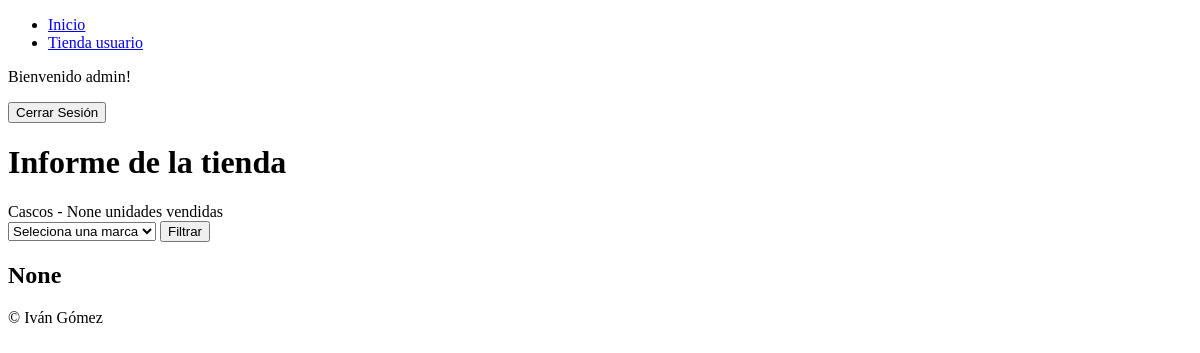
The page /tienda/informes (signed in) on the database as committed earlier.
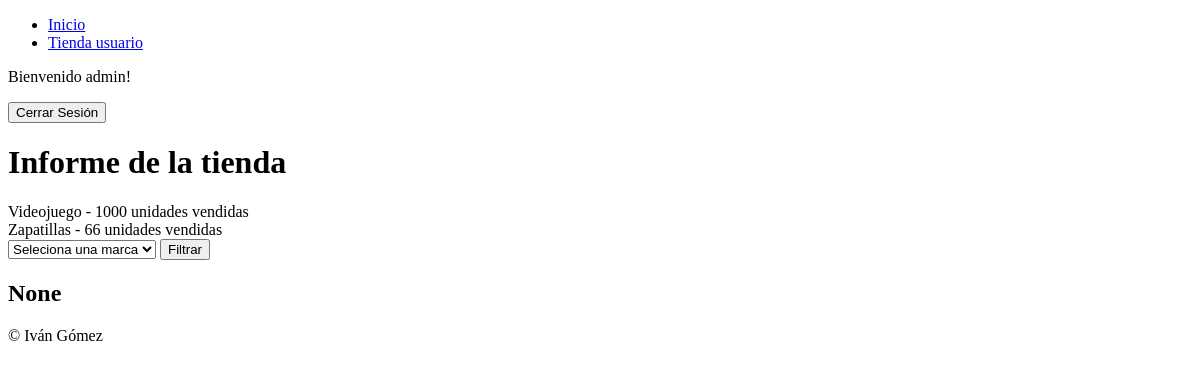
The same page on the database as committed later.
### core/models.py (models this page shows, shortened)
class Producto(models.Model):
    nombre = models.CharField(max_length=50)
    modelo = models.CharField(max_length=75)
    unidades = models.IntegerField()
    precio = models.DecimalField(decimal_places=2, max_digits=4)
    vip = models.BooleanField(default=False)
    usuario = models.ManyToManyField(UsuarioTienda, through='Compra')
    marca = models.ForeignKey(Marca, on_delete=models.SET_NULL, null=True, blank=True, related_name='productos')

### core/views.py (the view)
# urls.py: path('tienda/informes', informes, name='informes')
@user_passes_test(user_admin_or_staff)
def informes(request):
    marca_request = request.GET.get('marcas')
    productos = Producto.objects.annotate(Sum('compras__unidades')).order_by('-compras__unidades__sum')
    marca_filtrada = Marca.objects.filter(nombre=marca_request).first()
    marcas = Marca.objects.all()
    clientes_importe = UsuarioTienda.objects.annotate(importe_total_compras=Sum('compras__importe'))
    print(clientes_importe.values())
    return render(request, 'core/informes.html', {'productos':productos, 'marcas':marcas, 'marcafiltrada':marca_filtrada})

### core/views.py (called while the page is built)
def user_admin_or_staff(user):
    return user.is_superuser or user.is_staff

### core/templates/core/informes.html (shortened to what this page needs)
{% extends 'core/base.html' %}
{% block tittle_section %}Informe de la tienda{% endblock %}
{% block content %}
{% for producto in productos %}
    <div>
         {{producto.nombre}} - {{producto.compras__unidades__sum}} unidades vendidas
    </div>
{% endfor %}
<form action="" method="get">
    <select name="marcas" id="marcas">
        <option value="Ninguna">Seleciona una marca</option>
    </select>
    <button type="submit">Filtrar</button>
</form>
    <div>
         <h2>{{marcafiltrada}}</h2>
    </div>
{% endblock %}

Rows that differ between the two databases and show on the page:
removed Producto: nombre "Cascos", compras__unidades__sum "None"
added Producto: nombre "Videojuego", compras__unidades__sum "1000"
added Producto: nombre "Zapatillas", compras__unidades__sum "66"
